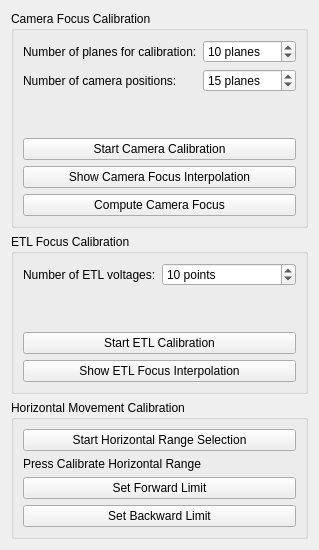
<?xml version="1.0" encoding="UTF-8"?>
<ui version="4.0">
 <class>CalibrationPanel</class>
 <widget class="QWidget" name="calibrationPanel">
  <layout class="QVBoxLayout" name="verticalLayout_panel">
   <item>
    <widget class="QGroupBox" name="groupBox_2">
     <property name="title">
      <string>Camera Focus Calibration</string>
     </property>
     <layout class="QVBoxLayout" name="verticalLayout_5">
      <item>
       <layout class="QFormLayout" name="formLayout_2">
        <item row="0" column="0">
         <widget class="QLabel" name="label_28">
          <property name="sizePolicy">
           <sizepolicy hsizetype="Fixed" vsizetype="Preferred">
            <horstretch>0</horstretch>
            <verstretch>0</verstretch>
           </sizepolicy>
          </property>
          <property name="text">
           <string>Number of planes for calibration:</string>
          </property>
         </widget>
        </item>
        <item row="0" column="1">
         <widget class="QDoubleSpinBox" name="doubleSpinBox_calNumberOfPlanes">
          <property name="sizePolicy">
           <sizepolicy hsizetype="Preferred" vsizetype="Fixed">
            <horstretch>0</horstretch>
            <verstretch>0</verstretch>
           </sizepolicy>
          </property>
          <property name="suffix">
           <string> planes</string>
          </property>
          <property name="decimals">
           <number>0</number>
          </property>
          <property name="minimum">
           <double>3.000000000000000</double>
          </property>
          <property name="maximum">
           <double>1000.000000000000000</double>
          </property>
          <property name="value">
           <double>10.000000000000000</double>
          </property>
         </widget>
        </item>
        <item row="1" column="0">
         <widget class="QLabel" name="label_43">
          <property name="sizePolicy">
           <sizepolicy hsizetype="Fixed" vsizetype="Preferred">
            <horstretch>0</horstretch>
            <verstretch>0</verstretch>
           </sizepolicy>
          </property>
          <property name="text">
           <string>Number of camera positions:</string>
          </property>
         </widget>
        </item>
        <item row="1" column="1">
         <widget class="QDoubleSpinBox" name="doubleSpinBox_calNumberOfCameraPositions">
          <property name="sizePolicy">
           <sizepolicy hsizetype="Preferred" vsizetype="Fixed">
            <horstretch>0</horstretch>
            <verstretch>0</verstretch>
           </sizepolicy>
          </property>
          <property name="suffix">
           <string> planes</string>
          </property>
          <property name="decimals">
           <number>0</number>
          </property>
          <property name="minimum">
           <double>1.000000000000000</double>
          </property>
          <property name="maximum">
           <double>1000.000000000000000</double>
          </property>
          <property name="value">
           <double>15.000000000000000</double>
          </property>
         </widget>
        </item>
       </layout>
      </item>
      <item>
       <spacer name="verticalSpacer_3">
        <property name="orientation">
         <enum>Qt::Vertical</enum>
        </property>
        <property name="sizeHint" stdset="0">
         <size>
          <width>20</width>
          <height>40</height>
         </size>
        </property>
       </spacer>
      </item>
      <item>
       <widget class="QPushButton" name="pushButton_calCameraStartCalibration">
        <property name="sizePolicy">
         <sizepolicy hsizetype="Preferred" vsizetype="Fixed">
          <horstretch>0</horstretch>
          <verstretch>0</verstretch>
         </sizepolicy>
        </property>
        <property name="toolTip">
         <string>Start camera calibration</string>
        </property>
        <property name="text">
         <string>Start Camera Calibration</string>
        </property>
       </widget>
      </item>
      <item>
       <widget class="QPushButton" name="pushButton_calCameraShowInterpolation">
        <property name="sizePolicy">
         <sizepolicy hsizetype="Preferred" vsizetype="Fixed">
          <horstretch>0</horstretch>
          <verstretch>0</verstretch>
         </sizepolicy>
        </property>
        <property name="toolTip">
         <string>Show the results of the last camera calibration</string>
        </property>
        <property name="text">
         <string>Show Camera Focus Interpolation</string>
        </property>
       </widget>
      </item>
      <item>
       <widget class="QPushButton" name="pushButton_calCameraComputeFocus">
        <property name="sizePolicy">
         <sizepolicy hsizetype="Preferred" vsizetype="Fixed">
          <horstretch>0</horstretch>
          <verstretch>0</verstretch>
         </sizepolicy>
        </property>
        <property name="toolTip">
         <string>Calculate the camera position of focus</string>
        </property>
        <property name="text">
         <string>Compute Camera Focus</string>
        </property>
       </widget>
      </item>
     </layout>
    </widget>
   </item>
   <item>
    <widget class="QGroupBox" name="groupBox_3">
     <property name="title">
      <string>ETL Focus Calibration</string>
     </property>
     <layout class="QVBoxLayout" name="verticalLayout_6">
      <item>
       <layout class="QFormLayout" name="formLayout_3">
        <item row="0" column="0">
         <widget class="QLabel" name="label_47">
          <property name="sizePolicy">
           <sizepolicy hsizetype="Fixed" vsizetype="Preferred">
            <horstretch>0</horstretch>
            <verstretch>0</verstretch>
           </sizepolicy>
          </property>
          <property name="text">
           <string>Number of ETL voltages:</string>
          </property>
         </widget>
        </item>
        <item row="0" column="1">
         <widget class="QDoubleSpinBox" name="doubleSpinBox_calNumberOfEtlVoltages">
          <property name="sizePolicy">
           <sizepolicy hsizetype="Preferred" vsizetype="Fixed">
            <horstretch>0</horstretch>
            <verstretch>0</verstretch>
           </sizepolicy>
          </property>
          <property name="suffix">
           <string> points</string>
          </property>
          <property name="decimals">
           <number>0</number>
          </property>
          <property name="minimum">
           <double>1.000000000000000</double>
          </property>
          <property name="maximum">
           <double>1000.000000000000000</double>
          </property>
          <property name="value">
           <double>10.000000000000000</double>
          </property>
         </widget>
        </item>
       </layout>
      </item>
      <item>
       <spacer name="verticalSpacer_5">
        <property name="orientation">
         <enum>Qt::Vertical</enum>
        </property>
        <property name="sizeHint" stdset="0">
         <size>
          <width>20</width>
          <height>40</height>
         </size>
        </property>
       </spacer>
      </item>
      <item>
       <widget class="QPushButton" name="pushButton_calEtlStartCalibration">
        <property name="sizePolicy">
         <sizepolicy hsizetype="Preferred" vsizetype="Fixed">
          <horstretch>0</horstretch>
          <verstretch>0</verstretch>
         </sizepolicy>
        </property>
        <property name="toolTip">
         <string>Start ETLs calibration</string>
        </property>
        <property name="text">
         <string>Start ETL Calibration</string>
        </property>
       </widget>
      </item>
      <item>
       <widget class="QPushButton" name="pushButton_calEtlShowInterpolation">
        <property name="sizePolicy">
         <sizepolicy hsizetype="Preferred" vsizetype="Fixed">
          <horstretch>0</horstretch>
          <verstretch>0</verstretch>
         </sizepolicy>
        </property>
        <property name="toolTip">
         <string>Show the results of the last ETLs calibration</string>
        </property>
        <property name="text">
         <string>Show ETL Focus Interpolation</string>
        </property>
       </widget>
      </item>
     </layout>
    </widget>
   </item>
   <item>
    <widget class="QGroupBox" name="groupBox">
     <property name="title">
      <string>Horizontal Movement Calibration</string>
     </property>
     <layout class="QVBoxLayout" name="verticalLayout_12">
      <item>
       <widget class="QPushButton" name="pushButton_calHorizontalStartRangeSelection">
        <property name="sizePolicy">
         <sizepolicy hsizetype="Preferred" vsizetype="Fixed">
          <horstretch>0</horstretch>
          <verstretch>0</verstretch>
         </sizepolicy>
        </property>
        <property name="toolTip">
         <string>Reset the horizontal boundaries of sample motion</string>
        </property>
        <property name="text">
         <string>Start Horizontal Range Selection</string>
        </property>
       </widget>
      </item>
      <item>
       <widget class="QLabel" name="label_calibrateRange">
        <property name="text">
         <string>Press Calibrate Horizontal Range</string>
        </property>
       </widget>
      </item>
      <item>
       <widget class="QPushButton" name="pushButton_calHorizontalSetForwardLimit">
        <property name="sizePolicy">
         <sizepolicy hsizetype="Preferred" vsizetype="Fixed">
          <horstretch>0</horstretch>
          <verstretch>0</verstretch>
         </sizepolicy>
        </property>
        <property name="toolTip">
         <string>Set the current horizontal position as the forward boundary</string>
        </property>
        <property name="text">
         <string>Set Forward Limit</string>
        </property>
       </widget>
      </item>
      <item>
       <widget class="QPushButton" name="pushButton_calHorizontalSetBackwardLimit">
        <property name="sizePolicy">
         <sizepolicy hsizetype="Preferred" vsizetype="Fixed">
          <horstretch>0</horstretch>
          <verstretch>0</verstretch>
         </sizepolicy>
        </property>
        <property name="toolTip">
         <string>Set the current horizontal position as the backward boundary</string>
        </property>
        <property name="text">
         <string>Set Backward Limit</string>
        </property>
       </widget>
      </item>
     </layout>
    </widget>
   </item>
  </layout>
 </widget>
 <resources/>
 <connections/>
</ui>
